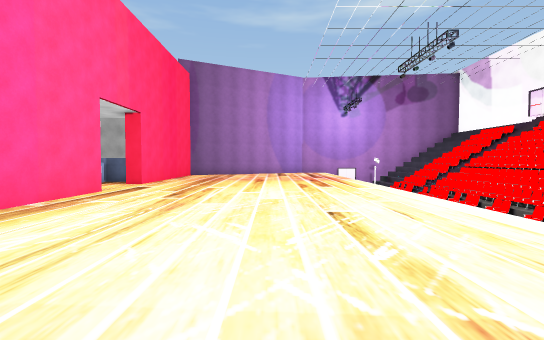
view 1 (above)

14 first-person views from a walk through a 3-D level made in the Unity game engine. The camera is 1.5 m above the floor, tilts 2° down and sees 90° across. The floor is counted in squares, 2 m on a side. Each view is taken from the middle of a square. On the plan, view 1 faces up. The plan holds only what a view shows up to about 10 squares ahead; the rest is blank. The place goes on beyond the plan. The player character is not drawn. Some surface patterns are stand-ins.

view 2
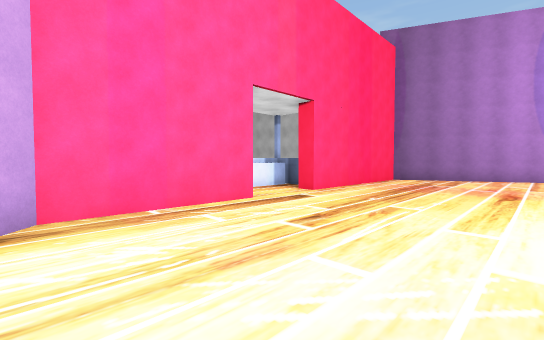

view 3
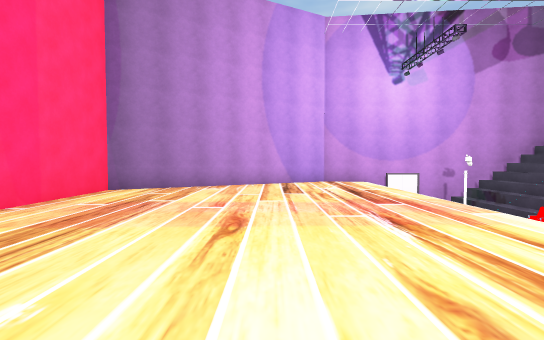

view 4
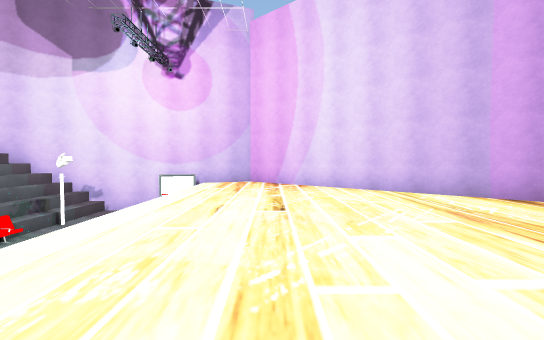

view 5
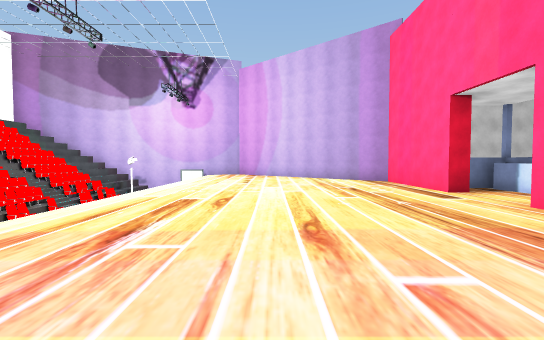

view 6
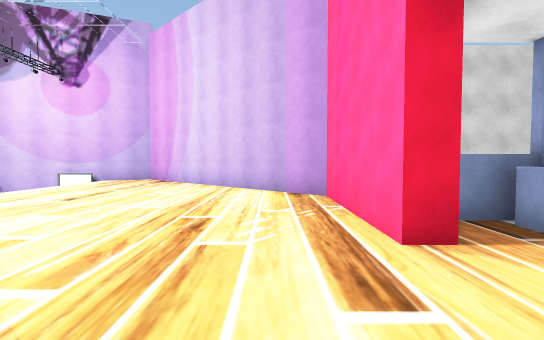

view 7
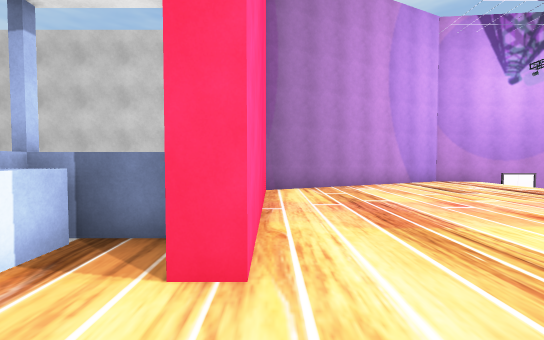

view 8
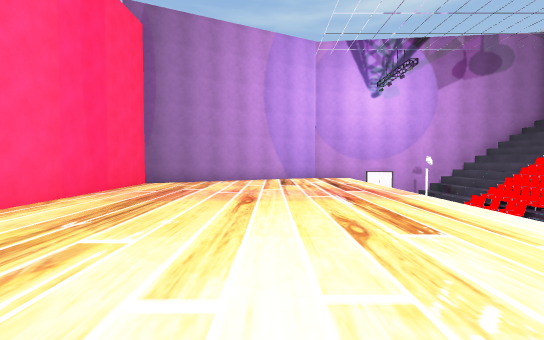

view 9
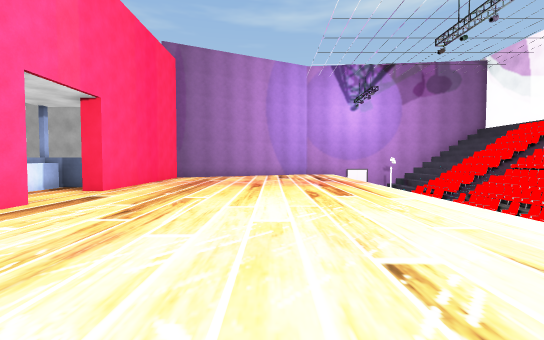

view 10
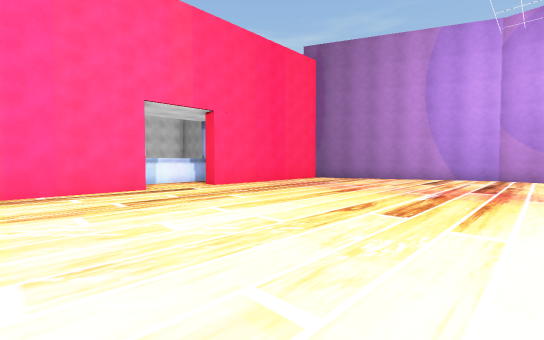

view 11
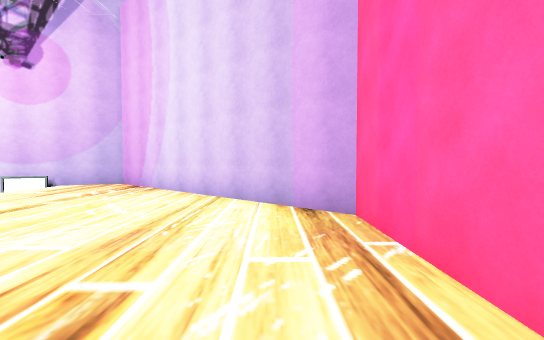

view 12
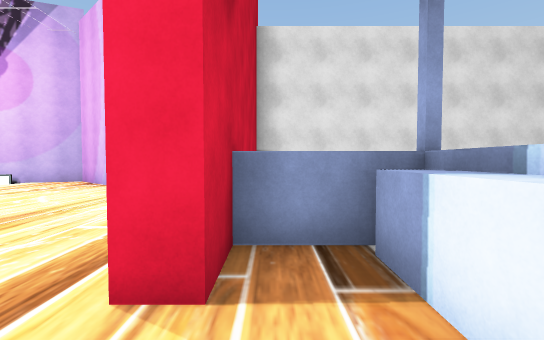

view 13
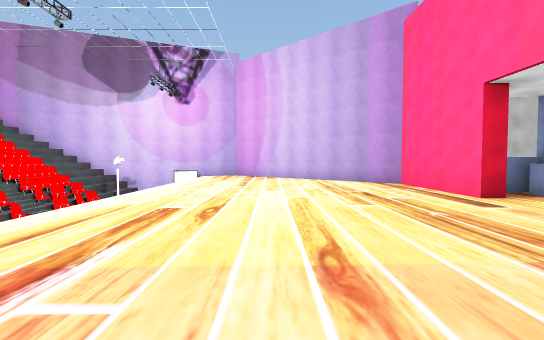

view 14
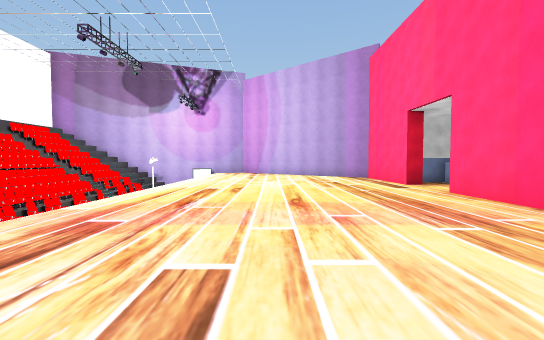

### Floor plan
Points are (right, up) in squares from view 1. A wall is a line through its corners. A room is listed if a view was taken in it or the views show most of it. See-through windows are left out.
Room 1 (views 1, 2, 3, 4, 5, 6, 7, 8, 9, 10, 11, 12, 13, 14)
walls: (-4.7, 6.6) (-4.2, 6.6) (-4.2, 3.3) (1.8, -1.7) (6.5, 0); (-5, 9.6) (-6.3, 9.6) (-6.3, 5.6) (-4.7, 5.6); (-5.8, 9.5) (-5.8, 5.8); (5.6, 2) (6, 1.7); (6.5, 16.2) (1.8, 16.7) (-4.2, 13.9) (-4.2, 8.7) (-4.8, 8.7)
low walls: (3.5, -0.9) (4.7, -0.6)
objects: other object (6, 3); other object (6, 4); other object (6, 5); other object (6, 6); other object (6, 7); other object (6, 8); other object (6, 9); other object (6, 10); other object (6, 11); other object (6, 12); other object (6, 13)

Positions as (right, up) in squares from view 1, and headings:
1: (0, 0), facing up
2: (0, 3), facing up-left
3: (0, 7), facing up
4: (1, 8), facing down
5: (0, 13), facing down
6: (-3, 9), facing down
7: (-4, 7), facing up
8: (0, 5), facing up
9: (0, 2), facing up
10: (3, 4), facing up-left
11: (-3, 7), facing down
12: (-5, 8), facing down
13: (0, 12), facing down
14: (0, 15), facing down
